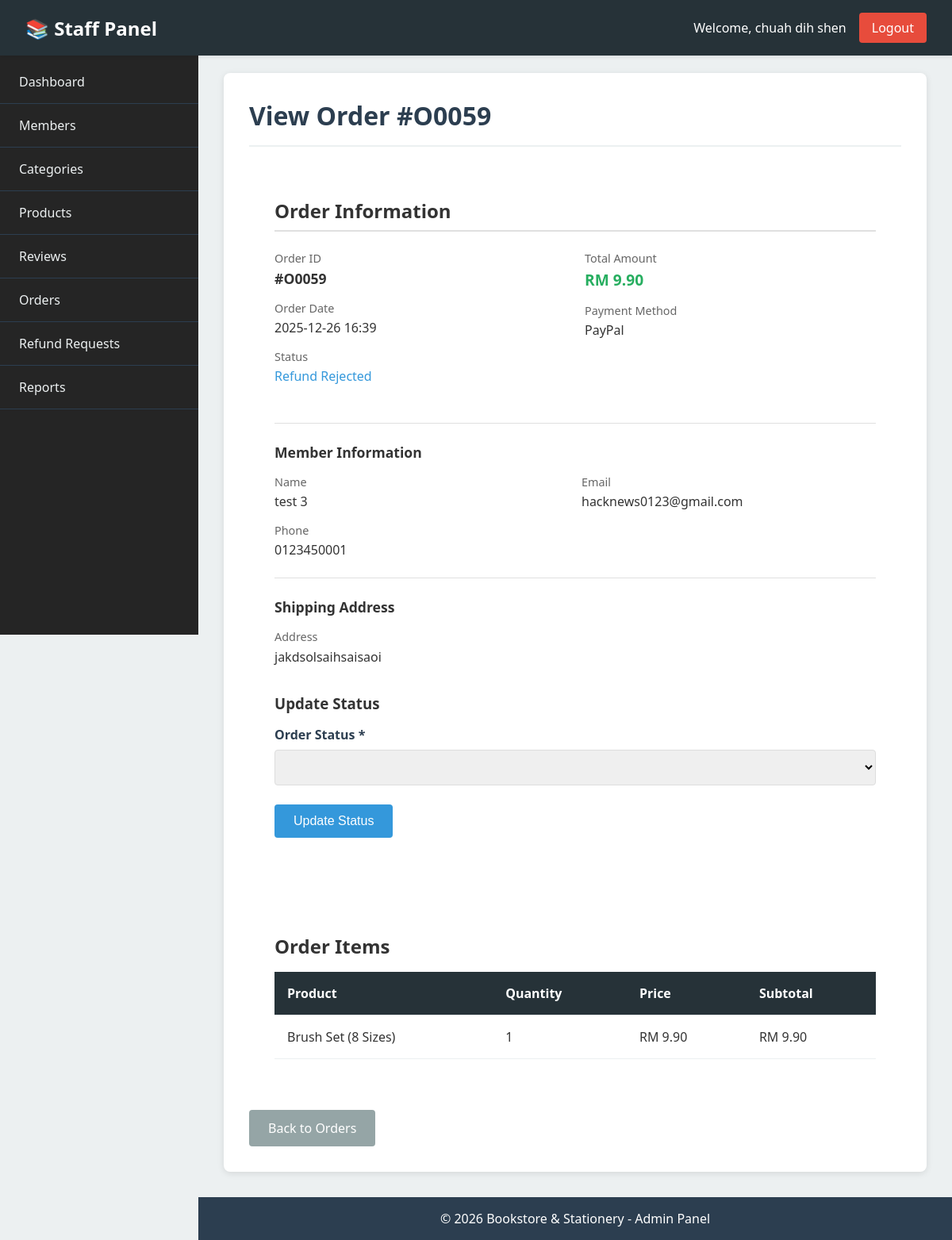
The page /admin/order/view.php?id=O0059 (signed in) on the database its author committed.
### tables this page shows
CREATE TABLE `order_header` (
  `order_id` varchar(20) NOT NULL,
  `member_id` varchar(10) NOT NULL,
  `order_date` datetime DEFAULT current_timestamp(),
  `total_amount` decimal(10,2) NOT NULL,
  `payment_method` varchar(20) NOT NULL,
  `status` varchar(20) DEFAULT 'Pending',
  `updated_by` varchar(10) DEFAULT NULL,
  `shipped_at` datetime DEFAULT NULL
);

CREATE TABLE `member` (
  `member_id` varchar(10) NOT NULL,
  `email` varchar(100) NOT NULL,
  `password` varchar(255) NOT NULL,
  `full_name` varchar(100) NOT NULL,
  `phone` varchar(20) NOT NULL,
  `address` text NOT NULL,
  `photo` varchar(200) DEFAULT NULL,
  `is_verified` tinyint(1) DEFAULT 0,
  `created_at` datetime DEFAULT current_timestamp()
);

CREATE TABLE `order_detail` (
  `detail_id` varchar(10) NOT NULL,
  `order_id` varchar(20) NOT NULL,
  `product_id` varchar(10) NOT NULL,
  `price` decimal(10,2) NOT NULL,
  `quantity` int(11) NOT NULL
);

CREATE TABLE `product` (
  `product_id` varchar(10) NOT NULL,
  `category_id` varchar(10) NOT NULL,
  `name` varchar(150) NOT NULL,
  `description` text DEFAULT NULL,
  `price` decimal(10,2) NOT NULL,
  `stock` int(11) NOT NULL DEFAULT 0,
  `created_by` varchar(10) DEFAULT NULL,
  `updated_by` varchar(10) DEFAULT NULL,
  `created_at` datetime DEFAULT current_timestamp(),
  `is_hidden` tinyint(1) NOT NULL DEFAULT 0
);

### config/functions.php (called while the page is built, shortened)
<?php
function sanitize($data) {
    return htmlspecialchars(strip_tags(trim($data)), ENT_QUOTES, 'UTF-8');
}
function formatPrice($price) {
    return 'RM ' . number_format($price, 2);
}
function getOrderDetails($pdo, $orderId) {
    $stmt = $pdo->prepare("SELECT o.*, m.full_name as member_name, m.email, m.phone, m.address
                          FROM order_header o
                          JOIN member m ON o.member_id = m.member_id
                          WHERE o.order_id = ?");
    $stmt->execute([$orderId]);
    $order = $stmt->fetch();
    if ($order) {
        $order['created_at'] = $order['order_date'] ?? '';
        if (empty($order['shipping_address'])) {
            $order['shipping_address'] = $order['address'] ?? '';
        }
    }
    return $order;
}
function getOrderItems($pdo, $orderId) {
    $stmt = $pdo->prepare("SELECT od.*, p.name as product_name,
                          (SELECT filename FROM product_photo WHERE product_id = p.product_id LIMIT 1) as image_path
                          FROM order_detail od
                          JOIN product p ON od.product_id = p.product_id
                          WHERE od.order_id = ?");
    $stmt->execute([$orderId]);
    $items = $stmt->fetchAll();
    return $items;
}
?>

### admin/order/view.php (the view, shortened to what this page needs)
<?php
require_once __DIR__ . '/../../config/db.php';
require_once __DIR__ . '/../../config/functions.php';
require_once __DIR__ . '/../../includes/_admin_head.php';
require_once __DIR__ . '/../../includes/_admin_header.php';
require_once __DIR__ . '/../../includes/_admin_sidebar.php';
$orderId = isset($_GET['id']) ? sanitize($_GET['id']) : '';
$order = getOrderDetails($pdo, $orderId);
$orderItems = getOrderItems($pdo, $orderId);
?>
<div class="admin-main">
    <div class="admin-content">
        <h1 class="admin-page-title">View Order #<?php echo htmlspecialchars($orderId); ?></h1>
        <div style="background: white; padding: 2rem; border-radius: 8px; margin-bottom: 2rem;">
            <h2 style="margin-bottom: 1.5rem; border-bottom: 2px solid #e0e0e0; padding-bottom: 0.5rem;">Order Information</h2>
            <div style="display: grid; grid-template-columns: repeat(2, 1fr); gap: 1.5rem; margin-bottom: 2rem;">
                <div>
                    <div style="margin-bottom: 1rem;">
                        <div style="color: #666; font-size: 0.9rem; margin-bottom: 0.25rem;">Order ID</div>
                        <div style="font-weight: 600; font-size: 1.1rem;">#<?php echo htmlspecialchars($orderId); ?></div>
                    </div>
                    <div style="margin-bottom: 1rem;">
                        <div style="color: #666; font-size: 0.9rem; margin-bottom: 0.25rem;">Order Date</div>
                        <div style="font-weight: 500;"><?php echo date('Y-m-d H:i', strtotime($order['created_at'])); ?></div>
                    </div>
                    <div style="margin-bottom: 1rem;">
                        <div style="color: #666; font-size: 0.9rem; margin-bottom: 0.25rem;">Status</div>
                        <div id="order-status-display" style="font-weight: 500; color: #3498db;"><?php echo htmlspecialchars($order['status']); ?></div>
                    </div>
                </div>
                <div>
                    <div style="margin-bottom: 1rem;">
                        <div style="color: #666; font-size: 0.9rem; margin-bottom: 0.25rem;">Total Amount</div>
                        <div style="font-weight: 600; font-size: 1.2rem; color: #27ae60;"><?php echo formatPrice($order['total_amount']); ?></div>
                    </div>
                    <div style="margin-bottom: 1rem;">
                        <div style="color: #666; font-size: 0.9rem; margin-bottom: 0.25rem;">Payment Method</div>
                        <div style="font-weight: 500;"><?php echo htmlspecialchars($order['payment_method']); ?></div>
                    </div>
                </div>
            </div>
            <div style="border-top: 1px solid #e0e0e0; padding-top: 1.5rem; margin-bottom: 1.5rem;">
                <h3 style="margin-bottom: 1rem; font-size: 1.1rem; color: #333;">Member Information</h3>
                <div style="display: grid; grid-template-columns: repeat(2, 1fr); gap: 1rem;">
                    <div>
                        <div style="color: #666; font-size: 0.9rem; margin-bottom: 0.25rem;">Name</div>
                        <div style="font-weight: 500;"><?php echo htmlspecialchars($order['member_name']); ?></div>
                    </div>
                    <div>
                        <div style="color: #666; font-size: 0.9rem; margin-bottom: 0.25rem;">Email</div>
                        <div style="font-weight: 500;"><?php echo htmlspecialchars($order['email']); ?></div>
                    </div>
                    <div>
                        <div style="color: #666; font-size: 0.9rem; margin-bottom: 0.25rem;">Phone</div>
                        <div style="font-weight: 500;"><?php echo htmlspecialchars($order['phone']); ?></div>
                    </div>
                </div>
            </div>
            <div style="border-top: 1px solid #e0e0e0; padding-top: 1.5rem;">
                <h3 style="margin-bottom: 1rem; font-size: 1.1rem; color: #333;">Shipping Address</h3>
                <div style="color: #666; font-size: 0.9rem; margin-bottom: 0.25rem;">Address</div>
                <div style="font-weight: 500; line-height: 1.6;"><?php echo nl2br(htmlspecialchars($order['shipping_address'])); ?></div>
            </div>
            <h3 style="margin-top: 2rem;">Update Status</h3>
            <?php if ($order['status'] === 'Completed'): ?>
                <div class="info-message">This order is <strong>Completed</strong>. Status changes are disabled.</div>
            <?php else: ?>
                <form id="update-status-form" method="POST" action="/admin/order/view.php?id=<?php echo urlencode($orderId); ?><?php
                    $formParams = [];
                    if (!empty($formParams)) {
                        echo '&' . implode('&', $formParams);
                    }
                ?>" style="margin-top: 1rem;">
                    <div class="form-group">
                        <label for="status">Order Status *</label>
                        <select id="status" name="status" required>
                        </select>
                    </div>
                    <div class="form-group">
                        <button type="submit" class="btn btn-primary">Update Status</button>
                    </div>
                </form>
            <?php endif; ?>
        </div>
        <div style="background: white; padding: 2rem; border-radius: 8px;">
            <h2>Order Items</h2>
            <table class="admin-table">
                <thead>
                    <tr>
                        <th>Product</th>
                        <th>Quantity</th>
                        <th>Price</th>
                        <th>Subtotal</th>
                    </tr>
                </thead>
                <tbody>
                    <?php foreach ($orderItems as $item): ?>
                        <tr class="product-row" <?php if (!empty($item['image_path'])): ?>data-product-image="<?php echo htmlspecialchars($item['image_path']); ?>"<?php endif; ?>>
                            <td class="product-name-cell"><?php echo htmlspecialchars($item['product_name']); ?></td>
                            <td><?php echo $item['quantity']; ?></td>
                            <td><?php echo formatPrice($item['price']); ?></td>
                            <td><?php echo formatPrice($item['price'] * $item['quantity']); ?></td>
                        </tr>
                    <?php endforeach; ?>
                </tbody>
            </table>
        </div>
        <div style="margin-top: 2rem;">
            <?php
            $backUrl = '/admin/order/list.php';
            ?>
            <a href="<?php echo $backUrl; ?>" class="btn btn-secondary">Back to Orders</a>
        </div>
    </div>
</div>
<?php require_once __DIR__ . '/../../includes/_admin_footer.php'; ?>

### assets/css/admin.css (style rules this page uses)
* { margin: 0; padding: 0; box-sizing: border-box; }
body.admin-body { font-family: 'Segoe UI', Tahoma, Geneva, Verdana, sans-serif; background-color: #ecf0f1; color: #333; }
.admin-main { margin-left: 250px; margin-top: 60px; padding: 2rem; min-height: calc(100vh - 60px); }
.admin-content { background: white; padding: 2rem; border-radius: 8px; box-shadow: 0 2px 8px rgba(0,0,0,0.1); overflow: visible; overflow-x: auto; }
.admin-page-title { font-size: 2rem; color: #2c3e50; margin-bottom: 2rem; padding-bottom: 1rem; border-bottom: 2px solid #ecf0f1; }
.admin-table { width: 100%; border-collapse: collapse; margin-top: 1rem; }
.admin-table th, .admin-table td { padding: 1rem; text-align: left; border-bottom: 1px solid #ecf0f1; }
.admin-table th { background-color: #263238; color: white; font-weight: 600; }
.form-group { margin-bottom: 1.5rem; }
.form-group label { display: block; margin-bottom: 0.5rem; font-weight: 600; color: #2c3e50; }
.form-group input, .form-group textarea, .form-group select { width: 100%; padding: 0.75rem; border: 1px solid #ddd; border-radius: 4px; font-size: 1rem; }
.btn { display: inline-block; padding: 0.75rem 1.5rem; border: none; border-radius: 4px; cursor: pointer; text-decoration: none; font-size: 1rem; transition: background-color 0.3s; }
.btn-primary { background-color: #3498db; color: white; }
.btn-secondary { background-color: #95a5a6; color: white; }

### admin/order/view.php (style rules this page uses)
.product-row { position: relative; cursor: pointer; }
.product-name-cell { position: relative; }

### rows shown on the page
order_header: order_date "2025-12-26 16:39", status "Refund Rejected", total_amount "RM 9.90", payment_method "PayPal", member.full_name "test 3", member.email "hacknews0123@gmail.com", member.phone "0123450001", member.address "jakdsolsaihsaisaoi"
order_detail: product.name "Brush Set (8 Sizes)", quantity "1", price "RM 9.90", formatPrice($item['price'] * $item['quantity']) "RM 9.90"

### other values the page prints
$panelLabel "Staff Panel"
$_SESSION['admin_name'] "chuah dih shen"
$orderId "O0059"
